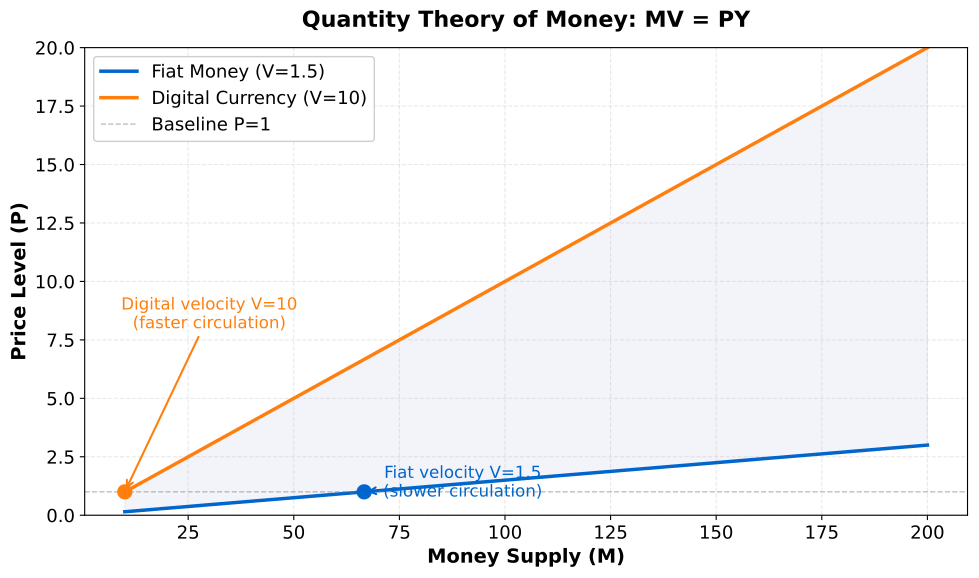

Source code (Python):
"""Quantity Theory of Money: Digital vs Fiat Velocity

Visualizes the Fisher equation MV=PY with different velocity regimes.
Shows how digital currencies with higher velocity affect price levels.

Citation: Fisher (1911) - The Purchasing Power of Money
"""
import matplotlib.pyplot as plt
import numpy as np
from pathlib import Path

np.random.seed(42)

plt.rcParams.update({
    'font.size': 14, 'axes.labelsize': 14, 'axes.titlesize': 16,
    'xtick.labelsize': 13, 'ytick.labelsize': 13, 'legend.fontsize': 13,
    'figure.figsize': (10, 6), 'figure.dpi': 150
})

MLPURPLE = '#3333B2'
MLBLUE = '#0066CC'
MLORANGE = '#FF7F0E'
MLGREEN = '#2CA02C'
MLRED = '#D62728'
MLLAVENDER = '#ADADE0'

# Parameters
Y = 100  # Fixed real output
V_fiat = 1.5
V_digital = 10

# Money supply range
M = np.linspace(10, 200, 100)

# Calculate price levels using MV = PY => P = MV/Y
P_fiat = M * V_fiat / Y
P_digital = M * V_digital / Y

# Find equilibrium points where P = 1
M_eq_fiat = Y / V_fiat  # M = PY/V when P=1
M_eq_digital = Y / V_digital

# Create plot
fig, ax = plt.subplots()

# Plot lines
ax.plot(M, P_fiat, color=MLBLUE, linewidth=2.5, label='Fiat Money (V=1.5)')
ax.plot(M, P_digital, color=MLORANGE, linewidth=2.5, label='Digital Currency (V=10)')

# Shade area between curves
ax.fill_between(M, P_fiat, P_digital, alpha=0.15, color=MLLAVENDER)

# Mark equilibrium points
ax.plot(M_eq_fiat, 1, 'o', color=MLBLUE, markersize=10, zorder=5)
ax.plot(M_eq_digital, 1, 'o', color=MLORANGE, markersize=10, zorder=5)

# Add annotations
ax.annotate('Fiat velocity V=1.5\n(slower circulation)',
            xy=(M_eq_fiat, 1), xytext=(90, 0.8),
            arrowprops=dict(arrowstyle='->', color=MLBLUE, lw=1.5),
            fontsize=12, color=MLBLUE, ha='center')

ax.annotate('Digital velocity V=10\n(faster circulation)',
            xy=(M_eq_digital, 1), xytext=(30, 8),
            arrowprops=dict(arrowstyle='->', color=MLORANGE, lw=1.5),
            fontsize=12, color=MLORANGE, ha='center')

# Add horizontal line at P=1
ax.axhline(y=1, color='gray', linestyle='--', linewidth=1, alpha=0.5, label='Baseline P=1')

# Labels and title
ax.set_xlabel('Money Supply (M)', fontweight='bold')
ax.set_ylabel('Price Level (P)', fontweight='bold')
ax.set_title('Quantity Theory of Money: MV = PY', fontweight='bold', pad=15)
ax.legend(loc='upper left', framealpha=0.95)
ax.grid(True, alpha=0.3, linestyle='--')

# Set reasonable y-axis limits
ax.set_ylim(0, max(P_digital.max(), 20))

plt.tight_layout()

plt.savefig(Path(__file__).parent / 'chart.pdf', dpi=300, bbox_inches='tight')
plt.savefig(Path(__file__).parent / 'chart.png', dpi=150, bbox_inches='tight')
plt.close()
print("Chart saved to chart.pdf and chart.png")
